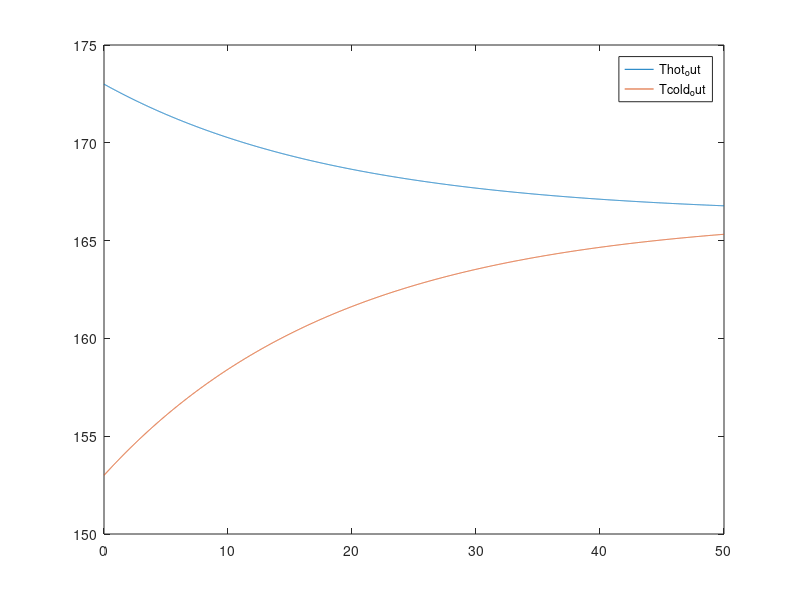
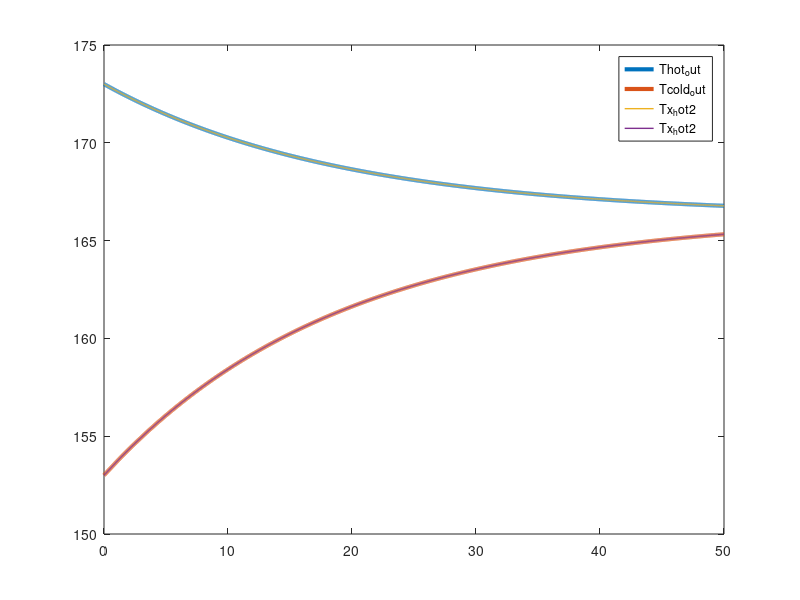

Here is the MATLAB script that generated these plots, in order:
function Tube_heat_exchanger ()
clc;
close all;
pipe_hot = GetPipe_hot();
pipe_cold = GetPipe_cold();


x = 0:0.01:pipe_hot.L;

%[Tx_hot, Tx_cold]=CalcEuler(173, 153, 50, 35, x, pipe_hot, pipe_cold);
[Thot_out, Tcold_out]= FinalTemperatures(173, 153, 50, 35, x, pipe_hot, pipe_cold);
[Tx_hot2, Tx_cold2]=CalcEuler3(173, 153, 50, 35, x, pipe_hot, pipe_cold);
% [Thot_out2, Tcold_out2]= FinalTemperatures2(173, 153, 50, 35, x, pipe_hot, pipe_cold); 

plot (x,Thot_out, x,Tcold_out)
legend('Thot_out', 'Tcold_out')

figure
%plot(x,Tx_hot, 'LineWidth', 1)
%hold on
%plot(x,Tx_cold, 'LineWidth', 1)
%hold on
plot(x,Thot_out, 'LineWidth', 3)
hold on
plot(x,Tcold_out, 'LineWidth', 3)
hold on
plot (x,Tx_hot2, 'LineWidth', 1); 
hold on
plot (x,Tx_cold2, 'LineWidth', 1);
hold on
legend('Thot_out', 'Tcold_out', 'Tx_hot2', 'Tx_hot2')
hold off

end


function lambdatr = lambda_altshul(Re, Eps)

lambdatr=0.11*(Eps+68/Re)^(1/4);

end
% Метод Эйлера
function [Tx_hot, Tx_cold]=CalcEuler(Thot_in, Tcold_in, Ghot, Gcold, x, pipe_hot, pipe_cold)

S_hot= pi * pipe_hot.din^2 / 4;
v_hot=Ghot/(pipe_hot.density*S_hot);
Eps_hot=0.015/pipe_hot.din;
Re_hot=v_hot*pipe_hot.din/pipe_hot.Ny;
lambdatr_hot=lambda_altshul(Re_hot, Eps_hot);

S_cold = pi * pipe_cold.din^2 / 4;
v_cold=Gcold/(pipe_cold.density*S_cold);
Eps_cold=0.015/pipe_cold.din;
Re_cold=v_cold*pipe_cold.din/pipe_cold.Ny;
lambdatr_cold=lambda_altshul(Re_cold, Eps_cold);

k = 1 /(1/pipe_hot.alpha + pipe_hot.wall/pipe_hot.lambda + 1/pipe_cold.alpha);

Tx_hot(1)=Thot_in;
Tx_cold(1)=Tcold_in;
n=length(x);
for i=1:n-1
    t_hot = Tx_hot(i);
    t_cold = Tx_cold(i);
   
    q_hot = -k * (t_hot-t_cold);
    q_cold= k * (t_hot-t_cold);

    P=pi*pipe_cold.douter;

    f_hot=((q_hot)*P/(Ghot*pipe_hot.c))+((lambdatr_hot*v_hot^2)/(2*pipe_hot.din*pipe_hot.c));
    f_cold=((q_cold)*P/(Gcold*pipe_cold.c))+((lambdatr_cold*v_cold^2)/(2*pipe_cold.din*pipe_cold.c));

%     f_hot=(-(4*q_hot)/(pipe_hot.din*pipe_hot.density*pipe_hot.c*v_hot))+((lambdatr_hot*v_hot^2)/(2*pipe_hot.din*pipe_hot.c));
%     f_cold=(-(4*q_cold)/(pipe_cold.din*pipe_cold.density*pipe_cold.c*v_cold))+((lambdatr_cold*v_cold^2)/(2*pipe_cold.din*pipe_cold.c));  
    
    dx = x(i+1) - x(i);
    Tx_hot(i+1)=t_hot+dx*f_hot;
    Tx_cold(i+1)=t_cold+dx*f_cold;
end 
end

% метод Эйлера без трения
function [Tx_hot2, Tx_cold2]=CalcEuler3(Thot_in, Tcold_in, Ghot, Gcold, x, pipe_hot, pipe_cold)

S_hot= pi * pipe_hot.din^2 / 4;
v_hot=Ghot/(pipe_hot.density*S_hot);

S_cold = pi * pipe_cold.din^2 / 4;
v_cold=Gcold/(pipe_cold.density*S_cold);

k = 1 /(1/pipe_hot.alpha + pipe_hot.wall/pipe_hot.lambda + 1/pipe_cold.alpha);

Tx_hot2(1)=Thot_in;
Tx_cold2(1)=Tcold_in;
n=length(x);
for i=1:n-1
    t_hot = Tx_hot2(i);
    t_cold = Tx_cold2(i);
    q_hot = -k * (t_hot-t_cold);
    q_cold= k * (t_hot-t_cold);

    P=pi*pipe_cold.douter;

    f_hot=(q_hot*P/(Ghot*pipe_hot.c));
    f_cold=(q_cold*P/(Gcold*pipe_cold.c));

%     f_hot=(-(4*q_hot)/(pipe_hot.din*pipe_hot.density*pipe_hot.c*v_hot));
%     f_cold=(-(4*q_cold)/(pipe_cold.din*pipe_cold.density*pipe_cold.c*v_cold));
    
    dx = x(i+1) - x(i);
    Tx_hot2(i+1)=t_hot+dx*f_hot;
    Tx_cold2(i+1)=t_cold+dx*f_cold;
end 
end


% вывод по Исаченко
function [Thot_out, Tcold_out]= FinalTemperatures(Thot_in, Tcold_in, Ghot, Gcold, x, pipe_hot, pipe_cold)

k = 1 /(1/pipe_hot.alpha + pipe_hot.wall/pipe_hot.lambda + 1/pipe_cold.alpha);

Chot=pipe_hot.c*Ghot;
Ccold=pipe_cold.c*Gcold;
m = 1/Chot+1/Ccold;

F=pi*x*pipe_cold.douter;
Thot_out=Thot_in-(Thot_in-Tcold_in)*(1-exp(-k*F*m))/(1+Chot/Ccold);
Tcold_out=Tcold_in+(Thot_in-Tcold_in)*(1-exp(-k*F*m))/(1+Ccold/Chot);

end

% Сформировать параметры трубы 1
function pipe_hot = GetPipe_hot()
pipe_hot.L=50; % длина

pipe_hot.din=0.1; % внутренний диаметр
pipe_hot.douter=0.108; % внешний диаметр
pipe_hot.wall=0.004; % толщина стенки

pipe_hot.lambda=209; % коэффициент теплопроводности

pipe_hot.alpha=52250;% коэффициент теплоотдачи
pipe_hot.c=5477; % теплоемкость
pipe_hot.density = 419; % плотность СПГ
pipe_hot.Eta=0.0000049;% динамическая вязкость
pipe_hot.Ny=pipe_hot.Eta/pipe_hot.density; %кинематическая вязкость

pipe_hot.k=(2*pipe_hot.lambda)/(pipe_hot.douter*log(pipe_hot.douter/pipe_hot.din)); % коэффициент теплопередачи

end

% Сформировать параметры трубы 2
function pipe_cold = GetPipe_cold()
pipe_cold.L=50; % длина

pipe_cold.din=0.08; % внутренний диаметр
pipe_cold.douter=0.088; % внешний диаметр
pipe_cold.wall=0.004; % толщина стенки

pipe_cold.lambda=209; % коэффициент теплопроводности

pipe_cold.alpha=52250; % коэффициент теплоотдачи
pipe_cold.c=3950; % теплоемкость
pipe_cold.density =1349; % плотность азота
pipe_cold.Eta=0.0000129;% динамическая вязкость
pipe_cold.Ny=pipe_cold.Eta/pipe_cold.density; %кинематическая вязкость

pipe_cold.k=(2*pipe_cold.lambda)/(pipe_cold.douter*log(pipe_cold.douter/pipe_cold.din)); % коэффициент теплопередачи

end